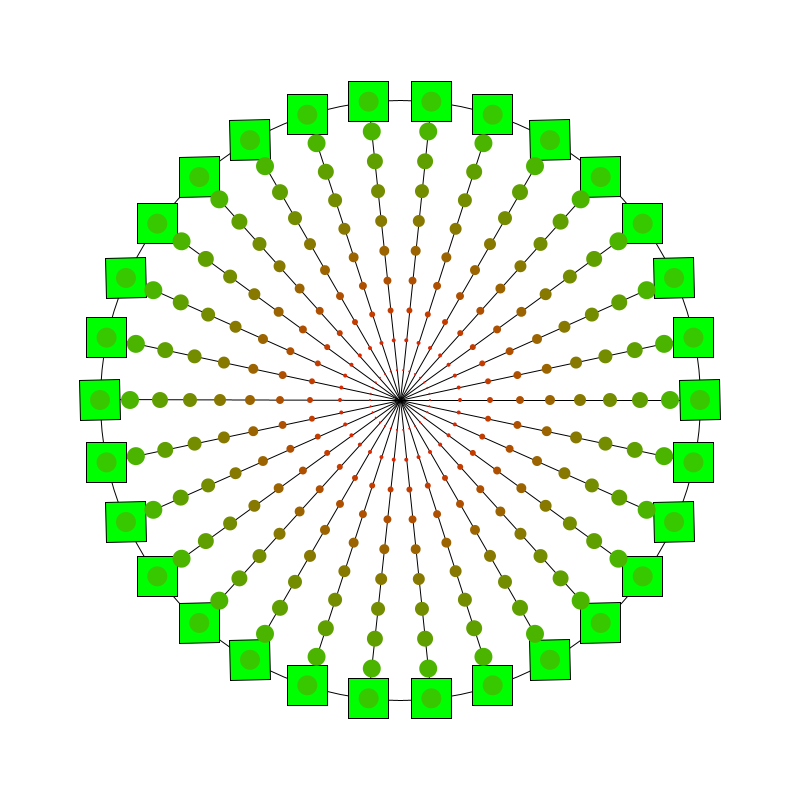
Frame 1 (no input)
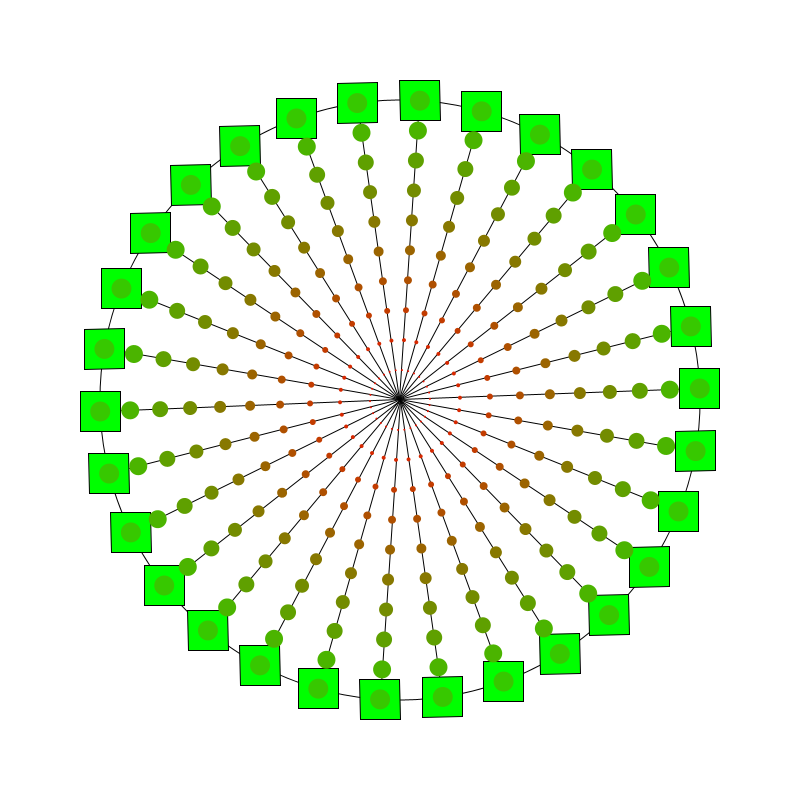
Frame 60 (the mouse pressed at the canvas centre just before this capture)
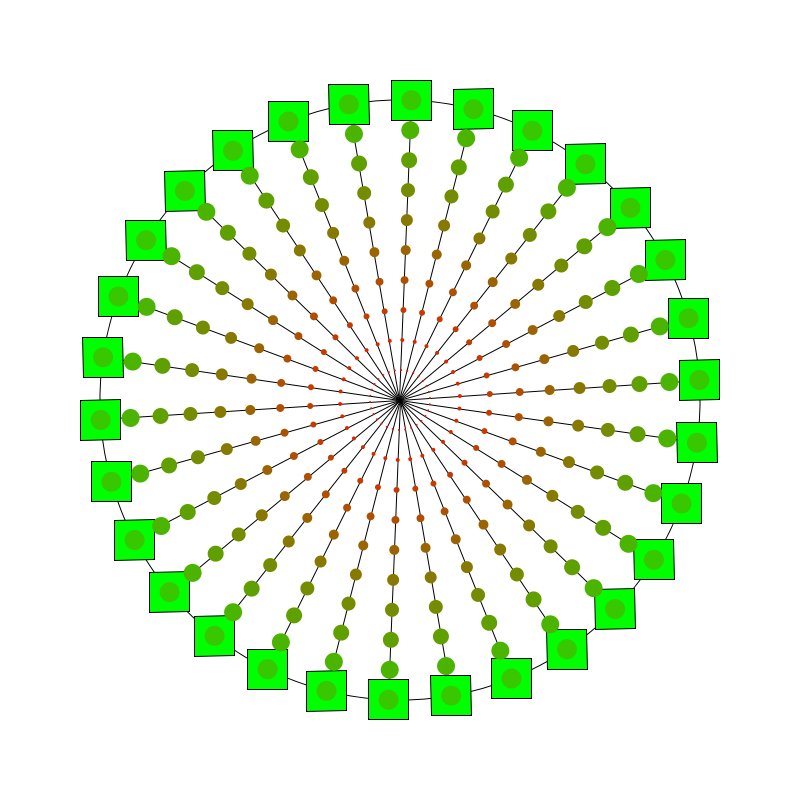
Frame 120 (the mouse held since frame 60 and released just before this capture)

The Processing sketch that drew these frames (run headless with seeded random() and noise(); from frame 60 on, the mouse is pressed at the canvas centre):

// Processing sketch: ferris_wheel
// ── ferris_wheel.pde
void setup(){
  size(800,800);
}

int radius = 300;
int numSpokes = 30;
int numLights = 10;
int lightSize = 10;
float angle = 0;

void draw(){
  background(255);
  translate(width/2,height/2);
  rotate(angle);
  angle = (angle + .01)%(2*PI);
  noFill();
  stroke(0);
  ellipse(0,0,radius*2,radius*2);
  for (int i = 1; i <= numSpokes; i++) {
    stroke(0);
    line(0,0,radius,0);
    rectMode(CENTER);
    fill(0,255,0);
    translate(radius,0);
    rotate(-angle-2*PI/numSpokes*(i-1));
    rect(0,0,40,40);
    rotate(angle+2*PI/numSpokes*(i-1));
    translate(-radius,0);

    for (int j = 1; j <= numLights; j++) {
      fill(255-j*20,j*20,0);
      noStroke();
      ellipse(j*radius/numLights,0,j*2,j*2);
    }
    rotate(2*PI/numSpokes);
  }
}
